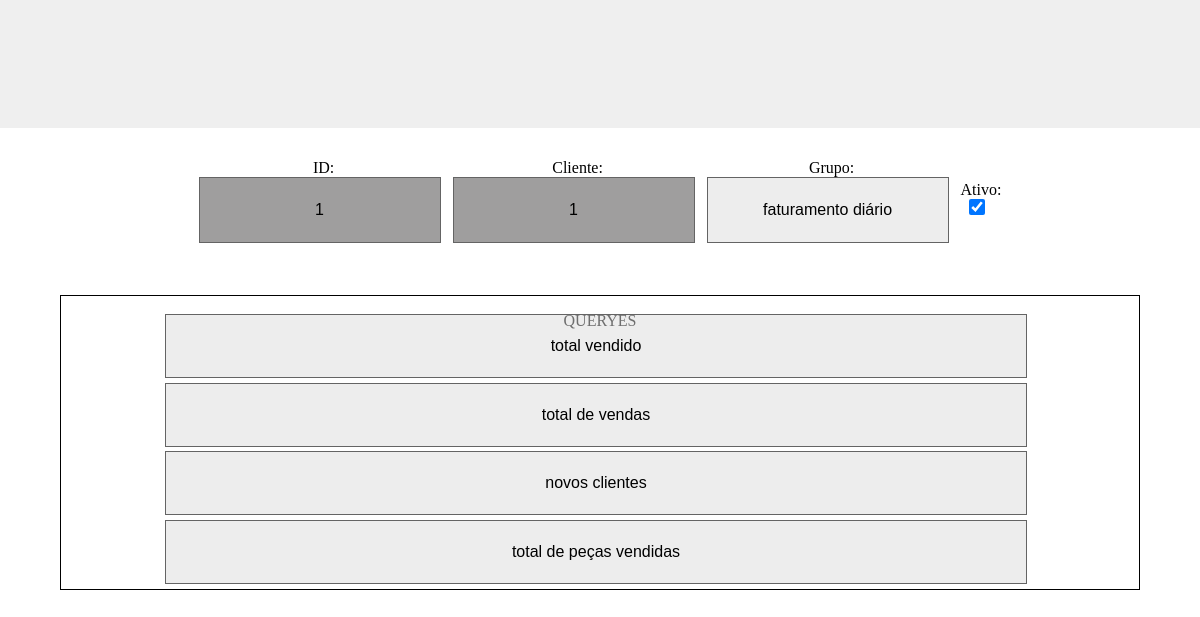
/site/device/edit.php?cliente=1&id=1 (signed in), run on the app's committed database.
### tables this page shows
CREATE TABLE  `grp` (
  `id` int(11) NOT NULL AUTO_INCREMENT,
  `cliente` int(11) NOT NULL DEFAULT '0',
  `grupo` varchar(30) NOT NULL,
  `ativo` tinyint DEFAULT 1,
  PRIMARY KEY (`id`,`cliente`),
  KEY `dvc_fk_1` (`cliente`),
  CONSTRAINT `dvc_fk_1` FOREIGN KEY (`cliente`) REFERENCES `cli` (`id`) ON DELETE CASCADE
);

CREATE TABLE  `qry` (
  `id` int(11) NOT NULL AUTO_INCREMENT,
  `cliente` int(11) NOT NULL DEFAULT '0',
  `grupo` int(11) NOT NULL DEFAULT '0',
  `descricao` text NOT NULL,
  `query` text NOT NULL,
  `ativo` tinyint DEFAULT 1,
  PRIMARY KEY (`id`,`cliente`,`grupo`),
  KEY `qry_fk_cliente` (`cliente`),
  KEY `qry_fk_grupo` (`grupo`),
  CONSTRAINT `qry_fk_cliente` FOREIGN KEY (`cliente`) REFERENCES `cli` (`id`) ON DELETE CASCADE,
  CONSTRAINT `qry_fk_grupo` FOREIGN KEY (`grupo`) REFERENCES `grp` (`id`) ON DELETE CASCADE
);

### site/dao/alexaDao.php (called while the page is built, shortened)
<?php
function getGrupoById($id, $cliente){
    $conexao = criaConexaoAlexa();
    $conexao->exec("set names utf8mb4");
    $sql = "SELECT * FROM grp where id =  '$id' and cliente = '$cliente';";
    $statement = $conexao->prepare($sql);
    $statement->execute();
    return $statement->fetchAll(PDO::FETCH_ASSOC);
}
function getQueryes($grupo,$cliente){
    $conexao = criaConexaoAlexa();
    $conexao->exec("set names utf8mb4");
    $sql = "SELECT qry.* FROM qry where qry.cliente = '$cliente' and qry.grupo = '$grupo';";
    $statement = $conexao->prepare($sql);
    $statement->execute();
    return $statement->fetchAll(PDO::FETCH_ASSOC);
}
?>

### site/device/edit.php (the view, shortened to what this page needs)
<?php
    include_once "../dao/alexaDao.php";
    $grupo = getGrupoById($_GET['id'],$_GET['cliente']);
    $grupo = $grupo[0];
    $queryes = getQueryes($_GET['id'],$_GET['cliente']);
?>
<!DOCTYPE html>
<html lang="pt-br">
<head>
    <link rel="stylesheet" href="../css/device.css">
    <link rel="stylesheet" href="../css/clientes.css">
<body>
    <div class="content-wrap">
    <form action="./daoUpdate.php" method="get">
        <header>
            <div>
            </div>
        </header>
        <container>
        <fieldset><legend>ID:</legend>
            <input type="text" class="input-content disabled" id="id" name="id" title="ID" value="<?= $grupo['id']?>" readonly>
        </fieldset>
        <fieldset><legend>Cliente:</legend>
            <input type="text" class="input-content disabled" id="cliente" name="cliente" title="CLIENTE" value="<?= $grupo['cliente']?>" readonly>
        </fieldset>
        <fieldset><legend>Grupo:</legend>
            <input type="text" class="input-content" id="grupo" name="grupo" title="GRUPO" required value="<?= $grupo['grupo']?>">
        </fieldset>
        <fieldset><legend>Ativo:</legend>
            <input type="checkbox" id="ativo" name="ativo" title="ATIVO" <?php if($grupo['ativo'] == 1){ ?>checked <?php }; ?>>
        </fieldset>
    </container>
    <div class="block">
        <div class="block-head">
            <p style="text-align: center;">QUERYES</p>
        </div>
        <?php if($queryes == []){?> <div style="margin-bottom: 1em;">Nenhum query encontrado.</div>
        <?php } else {
        foreach ($queryes as $querye) { ?>
            <button type="text" class="input-content"><?= $querye['descricao']; ?></button>
        <?php }};?>
    </div>
</body>
</html>

### site/css/style.css (style rules this page uses)
html { -ms-text-size-adjust: 100%; -webkit-text-size-adjust: 100%; }
*, *::after, *::before { margin: 0; padding: 0; text-decoration: none; outline: none; font-weight: 400; font-size: 1em; color: #000; }
container { width: auto; display: grid; grid-template-columns: repeat(auto-fit, minmax(15em, 17.5%)); justify-content: center; text-align: center; padding: 1em 2em; gap: 10px; }
form { display: grid; grid-template-columns: 100%; gap: 15px; }
input { text-align: center; }
button, select, button[disabled], html input[disabled] { cursor: pointer; }
input[type="checkbox"], input[type="radio"] { box-sizing: border-box; padding: 0; width: 1em; height: 1em; }
.input-header, .input-content, select { background-color: rgba(220, 220, 220, 0.5); border: 1px rgba(100, 100, 100, 1) solid; height: 4em; width: 15em; text-align: center; margin: 0 0.5em 0.3em 0; }
input[type="checkbox"] { margin: 0 0.5em 0.3em 0; cursor: pointer; }
.disabled { background-color: #5452528f; }
fieldset { padding: 0; margin: 0; width: 0; height: auto; display: inline-block; border: none; align-items: center; justify-content: center; }
button { border: none; }

### site/css/padroes.css (style rules this page uses)
header { min-height: 6em; padding: 1em; display: flex; align-items: center; text-align: left; justify-content: space-between; background-color: rgb(224, 224, 224, 0.5); }

### site/css/clientes.css (style rules this page uses)
container { display: block; grid-template-columns: no-repeat; justify-content: left; }
.block { text-align: center; width: auto; height: auto; border: 1px black solid; margin: 1em 5%; }
.block-head { margin: 1em 0; }
.block .input-content { width: 80%; }

### data on the page
grp: id "1", cliente "1", grupo "faturamento diário", ativo "☑"
qry: descricao "total vendido"
qry: descricao "total de vendas"
qry: descricao "novos clientes"
qry: descricao "total de peças vendidas"
